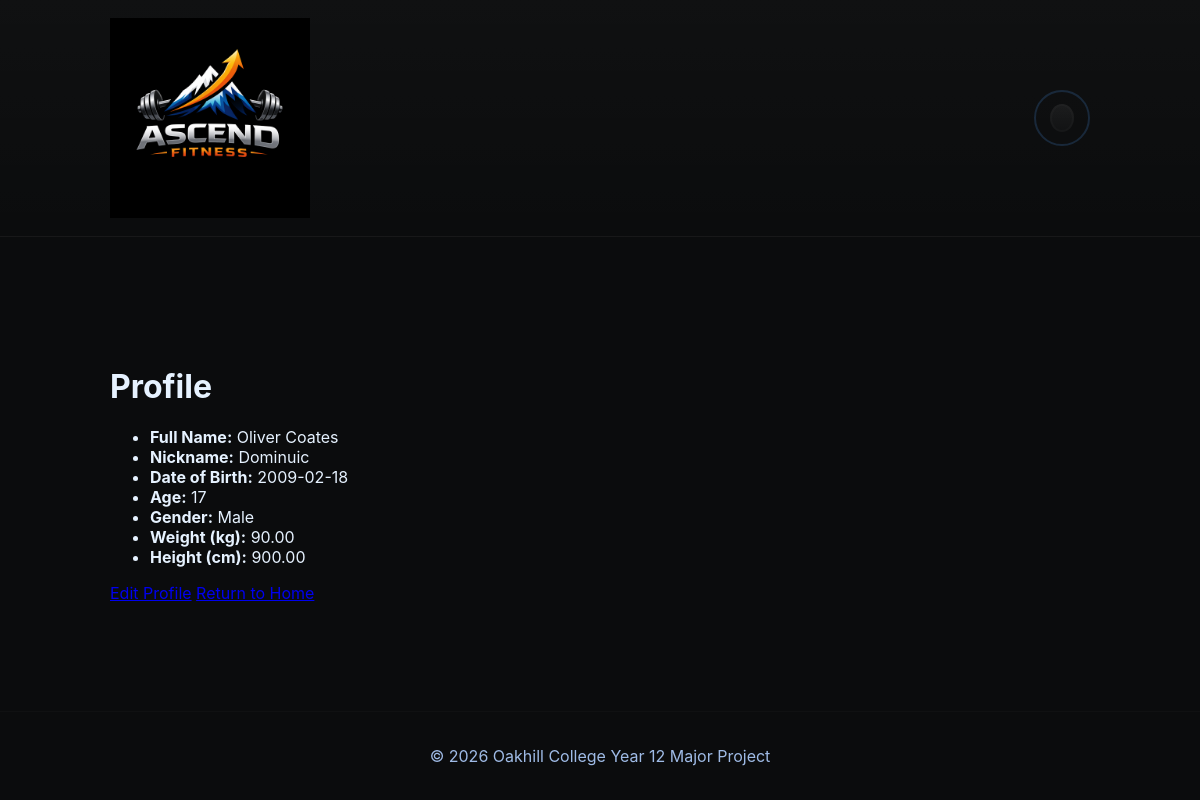
The page /users/profile/ (signed in) on the database its author committed.
### users/models.py (models this page shows, shortened)
class Profile(models.Model):
    user = models.OneToOneField(User, on_delete=models.CASCADE, related_name="profile")
    nickname = models.CharField(max_length=30, unique=True)
    full_name = models.CharField(max_length=100, blank=True, null=True)
    date_of_birth = models.DateField(blank=True, null=True)
    GENDER_MALE = 'M'
    GENDER_FEMALE = 'F'
    GENDER_OTHER = 'O'
    GENDER_CHOICES = [
        (GENDER_MALE, 'Male'),
        (GENDER_FEMALE, 'Female'),
        (GENDER_OTHER, 'Other'),
    ]
    gender = models.CharField(max_length=1, choices=GENDER_CHOICES, blank=True, null=True)
    weight_kg = models.DecimalField(max_digits=6, decimal_places=2, blank=True, null=True)
    height_cm = models.DecimalField(max_digits=6, decimal_places=2, blank=True, null=True)
    @property
    def age(self):
        if self.date_of_birth:
            today = date.today()
            return today.year - self.date_of_birth.year - ((today.month, today.day) < (self.date_of_birth.month, self.date_of_birth.day))
        return None

### users/views.py (the view)
# urls.py: path('profile/', views.profile, name='profile'),
@login_required(login_url='users:login')
def profile(request):
    return render(request, 'users/profile.html', {'profile': request.user.profile, 'user': request.user})

### users/templates/users/profile.html
{% extends 'my_app/base.html' %}
{% block content %}
<h1>Profile</h1>
<ul>
    <li><strong>Full Name:</strong> {{ profile.full_name }}</li>
    <li><strong>Nickname:</strong> {{ profile.nickname }}</li>
    <li><strong>Date of Birth:</strong> {{ profile.date_of_birth|date:'Y-m-d' }}</li>
    <li><strong>Age:</strong> {{ profile.age }}</li>
    <li><strong>Gender:</strong> {{ profile.get_gender_display }}</li>
    <li><strong>Weight (kg):</strong> {{ profile.weight_kg }}</li>
    <li><strong>Height (cm):</strong> {{ profile.height_cm }}</li>
</ul>
<a href="{% url 'users:create_profile' %}">Edit Profile</a>
<a href="{% url 'my_app:home' %}">Return to Home</a>
{% endblock %}

### my_app/static/my_app/styles.css (style rules this page uses)
:root { --bg: #0b0c0d; --surface: #0f1113; --muted-surface: #121317; --text: #e6f2ff; --muted-text: #9fbbe6; --accent: #1a73e8; --accent-strong: #0f5ecb; --danger: #ff5252; --radius: 10px; --max-width: 980px; }
* { box-sizing:border-box }
html,body { height:100% }
body { margin:0; background:var(--bg); color:var(--text); font-family:Inter, ui-sans-serif, system-ui, -apple-system, "Segoe UI", Roboto, "Helvetica Neue", Arial; -webkit-font-smoothing:antialiased; -moz-osx-font-smoothing:grayscale; display:flex; flex-direction:column; min-height:100vh; }

### rows shown on the page
Profile: full_name "Oliver Coates", nickname "Dominuic", date_of_birth "2009-02-18", age "17", gender "Male", weight_kg "90.00", height_cm "900.00"
